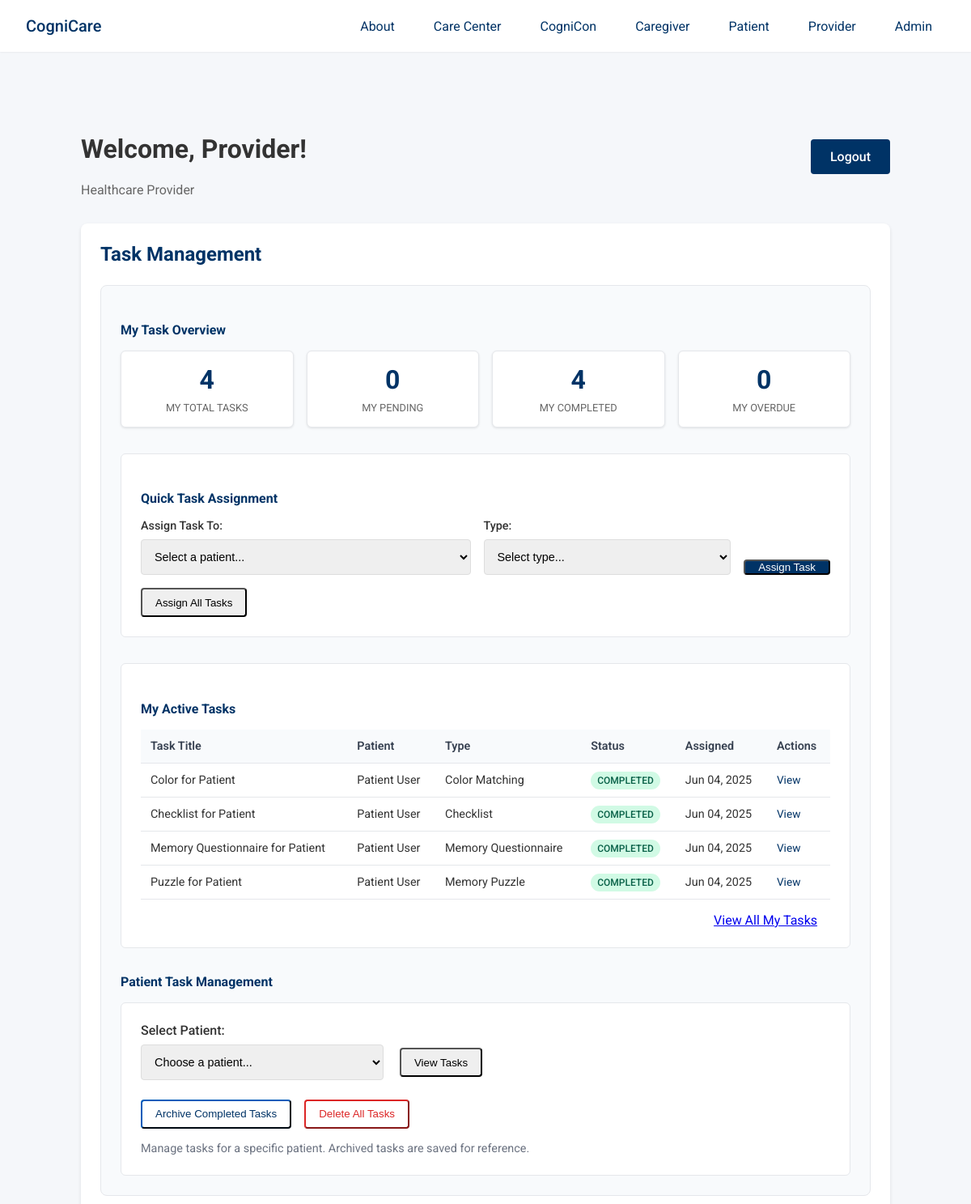
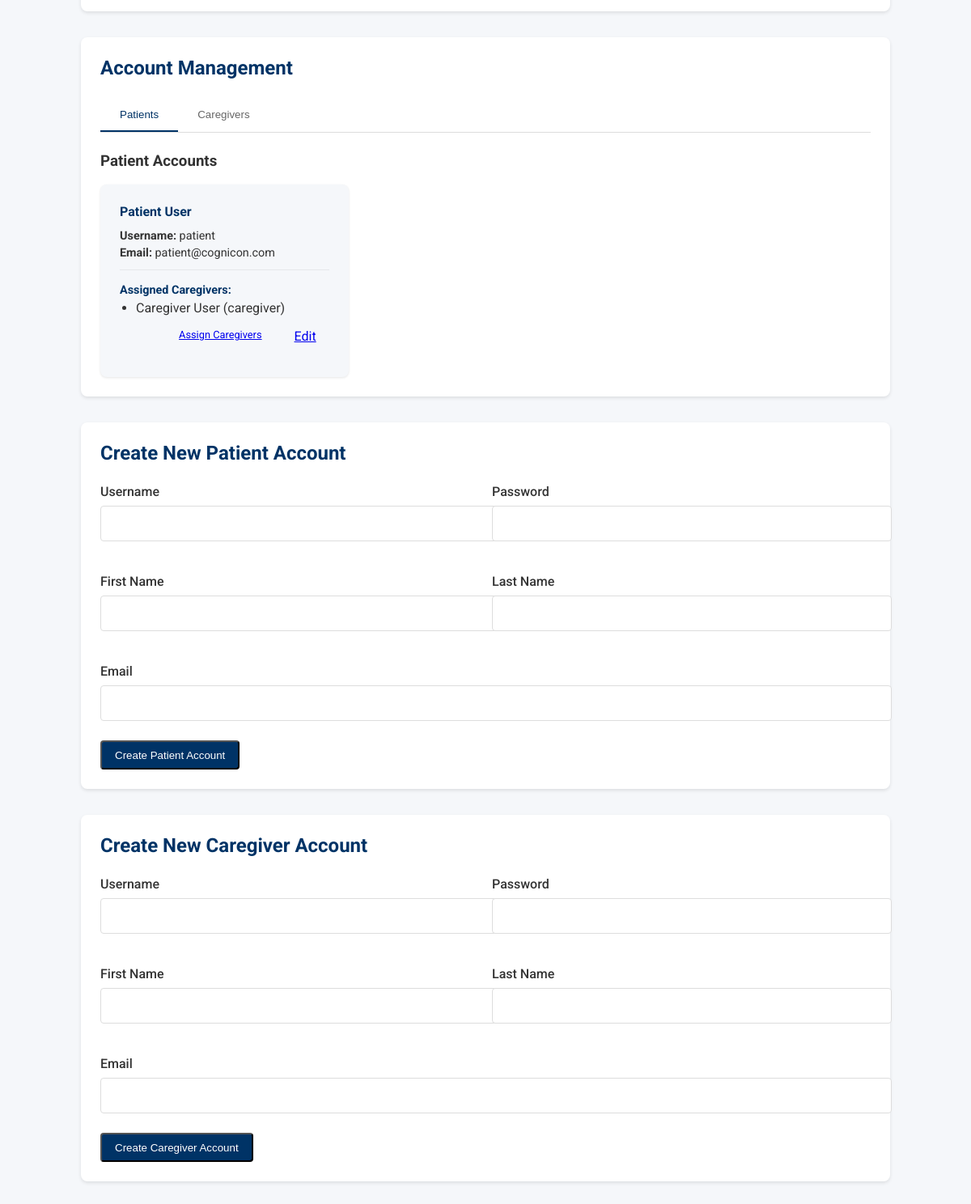
/provider-dashboard/ (signed in), run on the app's committed database (2 pictures, top to bottom).
### taskmanager/models.py (models this page shows, shortened)
class Task(models.Model):
    title = models.CharField(max_length=200)
    description = models.TextField(blank=True, null=True)
    task_type = models.CharField(max_length=50, choices=TASK_TYPES)
    assigned_by = models.ForeignKey(UserProfile, on_delete=models.CASCADE, related_name='assigned_tasks')
    assigned_to = models.ForeignKey(UserProfile, on_delete=models.CASCADE, related_name='received_tasks')
    status = models.CharField(max_length=20, choices=TASK_STATUS, default='assigned')
    created_at = models.DateTimeField(auto_now_add=True)
    assigned_at = models.DateTimeField(auto_now_add=True)
    due_date = models.DateTimeField(null=True, blank=True)
    completed_at = models.DateTimeField(null=True, blank=True)
    task_config = models.JSONField(default=dict, blank=True)
    class Meta:
        ordering = ['-created_at']

### users/models.py (models this page shows, shortened)
class UserProfile(models.Model):
    USER_TYPES = (
        ('admin', 'Administrator'),
        ('provider', 'Healthcare Provider'),
        ('caregiver', 'Caregiver'),
        ('patient', 'Patient'),
    )
    user = models.OneToOneField(User, on_delete=models.CASCADE, related_name='profile')
    user_type = models.CharField(max_length=20, choices=USER_TYPES)
    provider = models.ForeignKey('self', on_delete=models.SET_NULL, null=True, blank=True,
                                related_name='managed_patients', limit_choices_to={'user_type': 'provider'})
    patient = models.ForeignKey('self', on_delete=models.SET_NULL, null=True, blank=True,
                               related_name='caregivers', limit_choices_to={'user_type': 'patient'})

### users/views.py (the view, shortened to what this page needs)
# urls.py: path('provider-dashboard/', views.provider_dashboard, name='provider_dashboard'),
@login_required
def provider_dashboard(request):
    if not hasattr(request.user, 'profile') or request.user.profile.user_type != 'provider':
        messages.error(request, 'You do not have permission to access the provider dashboard.')
        return redirect('home')
    provider_profile = request.user.profile
    patients = UserProfile.objects.filter(user_type='patient', provider=provider_profile)
    provider_patient_ids = patients.values_list('id', flat=True)
    caregivers = UserProfile.objects.filter(
        user_type='caregiver',
        patient__in=provider_patient_ids
    )
    task_statistics = get_provider_task_statistics(provider_profile)
    recent_tasks = Task.objects.filter(
        assigned_by=provider_profile
    ).select_related('assigned_to__user').order_by('-created_at')[:10]
    selected_patient = None
    patient_tasks = []
    context = {
        'user': request.user,
        'user_type': 'Healthcare Provider',
        'patients': patients,
        'caregivers': caregivers,
        'recent_tasks': recent_tasks,
        'task_types': TASK_TYPES,  # Use the constant directly
        **task_statistics,
        'selected_patient': selected_patient,
        'patient_tasks': patient_tasks,
    }
    return render(request, 'dashboards/provider_dashboard.html', context)

### templates/dashboards/provider_dashboard.html (shortened to what this page needs)
{% extends 'layouts/base.html' %}
{% block content %}
<div class="dashboard-container">
    <div class="dashboard-header">
        <div>
    <h1>Welcome, {{ user.first_name }}!</h1>
            <span class="user-type">{{ user_type }}</span>
        </div>
        <a href="{% url 'logout' %}" class="logout-btn">Logout</a>
    </div>
    <div class="provider-dashboard">
        <div class="dashboard-section">
            <h2>Task Management</h2>
            <div class="task-management-section">
                <div class="task-stats">
                    <h4>My Task Overview</h4>
                    <div class="stats-grid">
                        <div class="stat-card">
                            <span class="stat-number">{{ my_total_tasks|default:0 }}</span>
                            <span class="stat-label">My Total Tasks</span>
                        </div>
                        <div class="stat-card">
                            <span class="stat-number">{{ my_pending_tasks|default:0 }}</span>
                            <span class="stat-label">My Pending</span>
                        </div>
                        <div class="stat-card">
                            <span class="stat-number">{{ my_completed_tasks|default:0 }}</span>
                            <span class="stat-label">My Completed</span>
                        </div>
                        <div class="stat-card">
                            <span class="stat-number">{{ my_overdue_tasks|default:0 }}</span>
                            <span class="stat-label">My Overdue</span>
                        </div>
                    </div>
                </div>
                <div class="quick-assign-section">
                    <h4>Quick Task Assignment</h4>
                    <form method="post" action="{% url 'create_patient' %}" class="quick-assign-form">
                        <div class="assign-row">
                            <div class="form-group patient-select">
                                <label for="patient_select">Assign Task To:</label>
                                <select id="patient_select" name="patient_select" required>
                                    <option value="">Select a patient...</option>
                                </select>
                            </div>
                            <div class="form-group task-type">
                                <label for="quick_task_type">Type:</label>
                                <select id="quick_task_type" name="task_type" required>
                                    <option value="">Select type...</option>
                                </select>
                            </div>
                            <div class="form-group assign-button">
                                <button type="button" onclick="quickAssignTask()" class="mdc-button mdc-button--raised assign-btn">
                                    <span class="mdc-button__label">Assign Task</span>
                                </button>
                            </div>
                            <div class="form-group assign-all-button">
                                <button type="button" onclick="assignAllTasksToPatient()" class="mdc-button mdc-button--outlined assign-all-btn">
                                    <span class="mdc-button__label">Assign All Tasks</span>
                                </button>
                            </div>
                        </div>
                    </form>
                </div>
                <div class="active-tasks-section">
                    <h4>My Active Tasks</h4>
                    <div class="tasks-table-container">
                        <table class="tasks-table">
                            <thead>
                                <tr>
                                    <th>Task Title</th>
                                    <th>Patient</th>
                                    <th>Type</th>
                                    <th>Status</th>
                                    <th>Assigned</th>
                                    <th>Actions</th>
                                </tr>
                            </thead>
                            <tbody>
                                {% if recent_tasks %}
                                    {% for task in recent_tasks %}
                                    <tr>
                                        <td>{{ task.title }}</td>
                                        <td>{{ task.assigned_to.user.first_name }} {{ task.assigned_to.user.last_name }}</td>
                                        <td>{{ task.get_task_type_display }}</td>
                                        <td><span class="status-badge status-{{ task.status }}">{{ task.get_status_display }}</span></td>
                                        <td>{{ task.assigned_at|date:"M d, Y" }}</td>
                                        <td class="task-actions">
                                            <a href="{% url 'taskmanager:task_results' task.id %}" class="action-link">View</a>
                                        </td>
                                    </tr>
                                    {% endfor %}
                                {% else %}
                                    <tr>
                                        <td colspan="6" class="no-tasks-row">No tasks assigned yet</td>
                                    </tr>
                                {% endif %}
                            </tbody>
                        </table>
                    </div>
                    <div class="table-actions">
                        <a href="{% url 'taskmanager:provider_task_management' %}" class="mdc-button mdc-button--outlined">
                            <span class="mdc-button__label">View All My Tasks</span>
                        </a>
                    </div>
                </div>
                <div class="clear-actions">
                    <h4>Patient Task Management</h4>
                    <div class="patient-task-management">
                        <form method="post" action="" class="patient-select-form" style="margin-bottom:1rem;">
                        <div class="patient-selection-row">
                            <div class="form-group">
                                    <label for="selected_patient">Select Patient:</label>
                                    <select id="selected_patient" name="selected_patient" required>
                                    <option value="">Choose a patient...</option>
                                </select>
                                    <button type="submit" class="mdc-button mdc-button--outlined" style="margin-left:1rem;">View Tasks</button>
                            </div>
                        </div>
                        </form>
                        <div class="action-buttons" style="margin-top:1rem;">
                            <button onclick="managePatientTasks('archive')" class="mdc-button mdc-button--outlined clear-btn">
                                <span class="mdc-button__label">Archive Completed Tasks</span>
                            </button>
                            <button onclick="managePatientTasks('delete')" class="mdc-button mdc-button--outlined clear-btn danger">
                                <span class="mdc-button__label">Delete All Tasks</span>
                            </button>
                        </div>
                        <p class="info-text">Manage tasks for a specific patient. Archived tasks are saved for reference.</p>
                    </div>
                </div>
            </div>
        </div>
        <div class="dashboard-section">
            <h2>Account Management</h2>
            <div class="tabs">
                <button class="tab-button active" onclick="openTab(event, 'patients-tab')">Patients</button>
                <button class="tab-button" onclick="openTab(event, 'caregivers-tab')">Caregivers</button>
            </div>
            <div id="patients-tab" class="tab-content active">
                <h3>Patient Accounts</h3>
                {% if patients %}
                <div class="user-accounts">
                    {% for patient in patients %}
                    <div class="user-card">
                        <div class="user-details">
                            <h4>{{ patient.user.first_name }} {{ patient.user.last_name }}</h4>
                            <p><strong>Username:</strong> {{ patient.user.username }}</p>
                            <p><strong>Email:</strong> {{ patient.user.email }}</p>
                            <div class="relationship-data">
                                <p><strong>Assigned Caregivers:</strong></p>
                                {% with caregivers=patient.caregivers.all %}
                                    {% if caregivers %}
                                        <ul class="relationship-list">
                                        {% for caregiver in caregivers %}
                                            <li>{{ caregiver.user.first_name }} {{ caregiver.user.last_name }} ({{ caregiver.user.username }})</li>
                                        {% endfor %}
                                        </ul>
                                    {% else %}
                                        <p class="no-relationships">No caregivers assigned</p>
                                    {% endif %}
                                {% endwith %}
                            </div>
                        </div>
                        <div class="user-actions">
                            <a href="{% url 'assign_caregiver' patient.user.id %}" class="mdc-button mdc-button--outlined action-btn">
                                <span class="mdc-button__label">Assign Caregivers</span>
                            </a>
                            <a href="{% url 'edit_account' patient.user.id %}" class="mdc-button mdc-button--outlined">
                                <span class="mdc-button__label">Edit</span>
                            </a>
                        </div>
                    </div>
                    {% endfor %}
                </div>
                {% else %}
                <p>No patient accounts found.</p>
                {% endif %}
            </div>
        </div>
    </div>
    <div class="dashboard-section">
        <h2>Create New Patient Account</h2>
        <form method="post" action="{% url 'create_patient' %}" class="account-form">
            <div class="form-row">
                <div class="form-group">
                    <label for="patient_username">Username</label>
                    <input type="text" id="patient_username" name="username" required>
                </div>
                <div class="form-group">
                    <label for="patient_password">Password</label>
                    <input type="password" id="patient_password" name="password" required>
                </div>
            </div>
            <div class="form-row">
                <div class="form-group">
                    <label for="patient_first_name">First Name</label>
                    <input type="text" id="patient_first_name" name="first_name" required>
                </div>
                <div class="form-group">
                    <label for="patient_last_name">Last Name</label>
                    <input type="text" id="patient_last_name" name="last_name" required>
                </div>
            </div>
            <div class="form-group">
                <label for="patient_email">Email</label>
                <input type="email" id="patient_email" name="email" required>
            </div>
            <button type="submit" class="mdc-button mdc-button--raised">
                <span class="mdc-button__label">Create Patient Account</span>
            </button>
        </form>
    </div>
    <div class="dashboard-section">
        <h2>Create New Caregiver Account</h2>
        <form method="post" action="{% url 'create_caregiver' %}" class="account-form">
            <div class="form-row">
                <div class="form-group">
                    <label for="caregiver_username">Username</label>
                    <input type="text" id="caregiver_username" name="username" required>
                </div>
                <div class="form-group">
                    <label for="caregiver_password">Password</label>
                    <input type="password" id="caregiver_password" name="password" required>
                </div>
            </div>
            <div class="form-row">
                <div class="form-group">
                    <label for="caregiver_first_name">First Name</label>
                    <input type="text" id="caregiver_first_name" name="first_name" required>
                </div>
                <div class="form-group">
                    <label for="caregiver_last_name">Last Name</label>
                    <input type="text" id="caregiver_last_name" name="last_name" required>
                </div>
            </div>
            <div class="form-group">
                <label for="caregiver_email">Email</label>
                <input type="email" id="caregiver_email" name="email" required>
            </div>
            <button type="submit" class="mdc-button mdc-button--raised">
                <span class="mdc-button__label">Create Caregiver Account</span>
            </button>
        </form>
    </div>
</div>
{% endblock %}

### data on the page
Task: title "Color for Patient", assigned_to.user.first_name "Patient", assigned_to.user.last_name "User", task_type "Color Matching", status "COMPLETED", assigned_at "Jun 04, 2025"
Task: title "Checklist for Patient", assigned_to.user.first_name "Patient", assigned_to.user.last_name "User", task_type "Checklist", status "COMPLETED", assigned_at "Jun 04, 2025"
Task: title "Memory Questionnaire for Patient", assigned_to.user.first_name "Patient", assigned_to.user.last_name "User", task_type "Memory Questionnaire", status "COMPLETED", assigned_at "Jun 04, 2025"
Task: title "Puzzle for Patient", assigned_to.user.first_name "Patient", assigned_to.user.last_name "User", task_type "Memory Puzzle", status "COMPLETED", assigned_at "Jun 04, 2025"
UserProfile: user.first_name "Patient", user.last_name "User", user.username "patient", user.email "patient@cognicon.com"
UserProfile: user.first_name "Caregiver", user.last_name "User", user.username "caregiver"

### other printed values
{{ user.first_name }} "Provider"
{{ user_type }} "Healthcare Provider"
{{ my_total_tasks|default:0 }} "4"
{{ my_pending_tasks|default:0 }} "0"
{{ my_completed_tasks|default:0 }} "4"
{{ my_overdue_tasks|default:0 }} "0"
